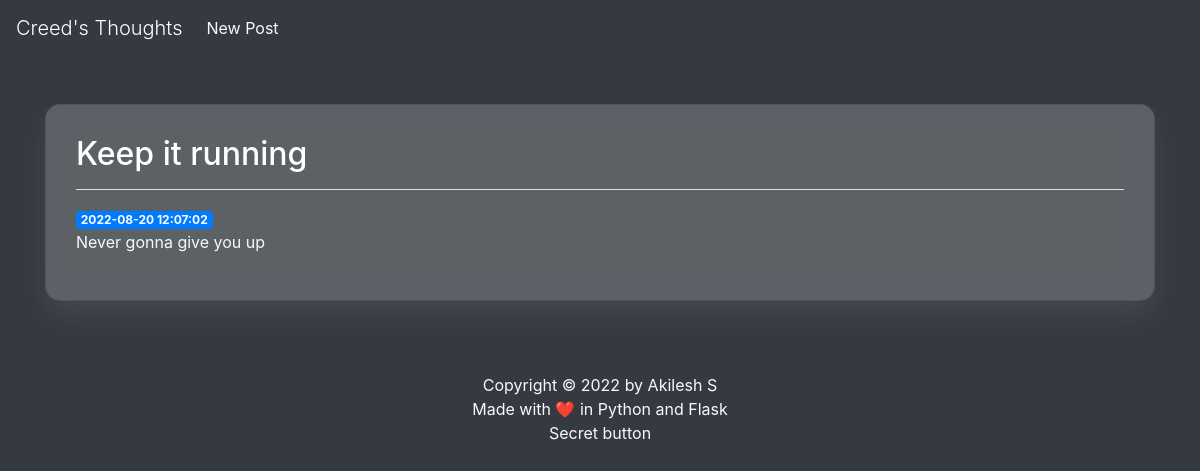
/4, run on the app's committed database.
### tables this page shows
CREATE TABLE posts (
    id INTEGER PRIMARY KEY AUTOINCREMENT,
    created TIMESTAMP NOT NULL DEFAULT CURRENT_TIMESTAMP,
    title TEXT NOT NULL,
    content TEXT NOT NULL
);

### app.py (the view)
@app.route('/<int:post_id>')
def post(post_id):
    post = get_post(post_id)
    return render_template('post.html', post=post)

### app.py (called while the page is built)
def get_db_connection():
    conn = sqlite3.connect('database.db')
    conn.row_factory = sqlite3.Row
    return conn

def get_post(post_id):
    conn = get_db_connection()
    post = conn.execute('SELECT * FROM posts WHERE id = ?',
                        (post_id,)).fetchone()
    conn.close()
    if post is None:
        abort(404)
    return post

### templates/post.html
{% extends 'base.html' %}
{% block content %}
    <br>
    <br>
    <div class="card">
        <div class="card-body">
            <h2 class="text-white">{% block title %} {{ post['title'] }} {% endblock %}</h2>
            <hr class="bg-light">
            <span class="badge badge-primary">{{ post['created'] }}</span>
            <p class="text-light">{{ post['content'] }}</p>
        </div>
    </div>
{% endblock %}

### static/css/main.css (style rules this page uses)
.card { align-self: center; width: auto; box-shadow: 0 15px 25px rgba(129, 124, 124, 0.2); height: auto; border-radius: 15px; backdrop-filter: blur(14px); background-color: rgba(255, 255, 255, 0.2); padding: 10px; }

### data on the page
posts: title "Keep it running", created "2022-08-20 12:07:02", content "Never gonna give you up"
